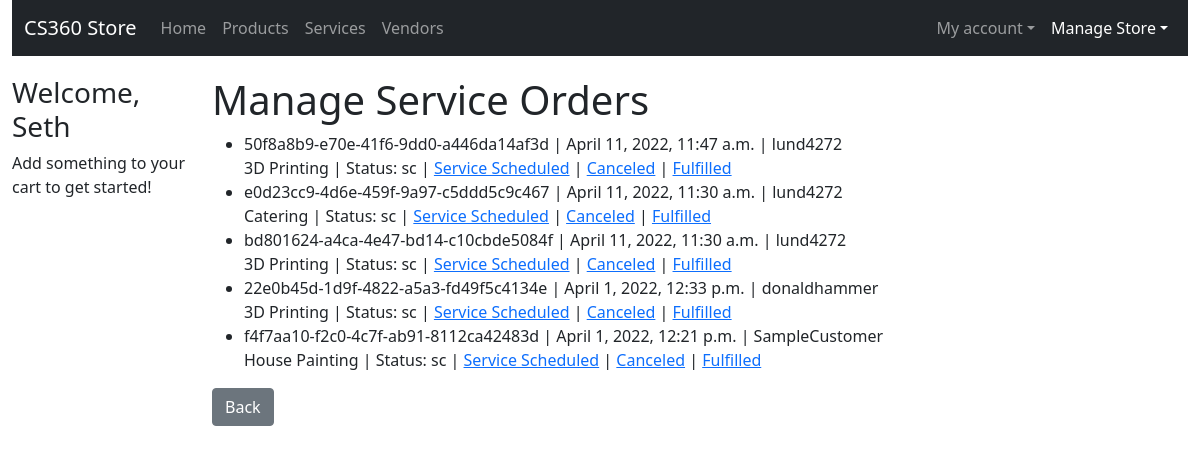
/store/manage-service-orders/ (signed in), run on an earlier commit of the app's database.
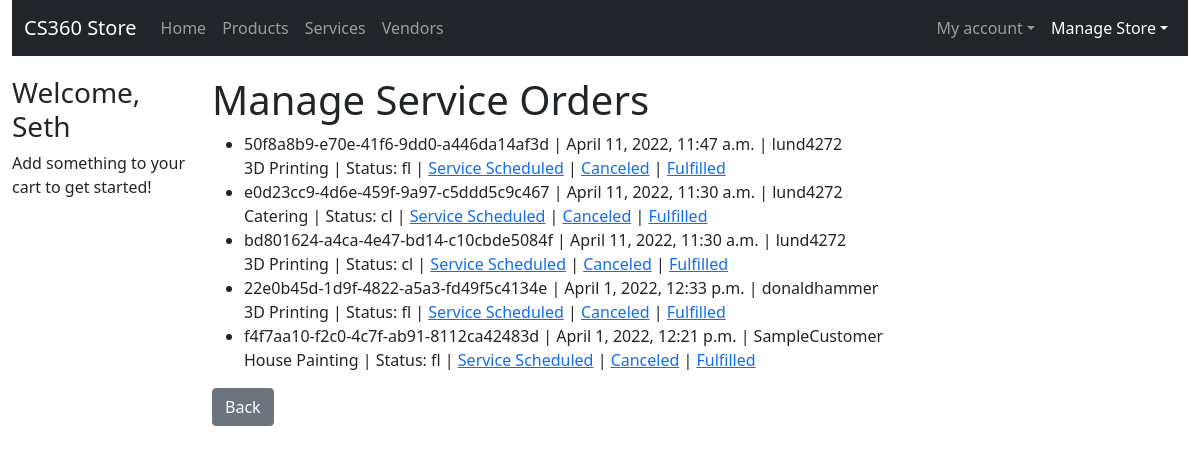
And on a later commit of the database.
### storeApp/models.py (models this page shows, shortened)
class InvoiceService(models.Model):
    id = models.UUIDField(primary_key=True, default=uuid.uuid4, help_text="Unique ID for this service listing", editable=False)
    invoice = models.ForeignKey(Invoice, on_delete=models.CASCADE)
    service = models.ForeignKey(ServiceListing, on_delete=models.RESTRICT)
    price_paid = models.DecimalField(decimal_places=2, max_digits=7, default=0)
    vendor = models.ForeignKey(Vendor, on_delete=models.RESTRICT, blank=True)
    ORDER_STATUS = (
        ('sc', 'Scheduled'),
        ('cl', 'Canceled'),
        ('fl', 'Fulfilled'),
    )
    status = models.CharField(
        max_length=2,
        choices=ORDER_STATUS,
        blank=True,
        default='sc',
        help_text='Order Status',
    )

class Invoice(models.Model):
    id = models.UUIDField(primary_key=True, default=uuid.uuid4, help_text="Unique ID for this particular order", editable=False)
    purchaser = models.ForeignKey(User, on_delete=models.SET_NULL, null=True)
    date_placed = models.DateTimeField(default=datetime.now, blank=True)
    total_payment = models.DecimalField(decimal_places=2, max_digits=7, default=0)
    def __str__(self):
        return str(self.id)

class ServiceListing(models.Model):
    id = models.UUIDField(primary_key=True, default=uuid.uuid4, help_text="Unique ID for this particular service", editable=False)
    active = models.BooleanField(default=True)
    name = models.CharField(max_length=200, help_text="Enter a name for your service.")
    imageURL = models.URLField(max_length=200, help_text="Enter image URL", blank="True", null=True, default="https://picsum.photos/400/300")
    price = models.DecimalField(help_text="Max: 99,999.99. Set 0 \'Free\'", max_digits=7, decimal_places=2) # allows max price of $99,999.99
    price_per_hour = models.BooleanField(help_text="Is this service priced per hour?", default=False)
    description = models.TextField()
    service_area = models.IntegerField(help_text="Enter miles from your Business Address that you service.")
    days_available = models.CharField(max_length=200, help_text="Enter the days/times this service is available, i.e. M-Th 9-5, Fri-Sun 10-1", null=True, blank=True)
    vendor = models.ForeignKey(Vendor, on_delete=models.RESTRICT)
    tags = models.ManyToManyField(ServiceTag, blank=True)
    def __str__(self):
        return str(self.name)
    def list_tags(self):
        return ', '.join(tag.name for tag in self.tags.all()[:3])
    list_tags.short_description = 'Tags'

### storeApp/views.py (the view)
# urls.py: path('manage-service-orders/', views.ManageServiceOrdersView.as_view(), name='manage-service-orders'),
class ManageServiceOrdersView(PermissionRequiredMixin, generic.ListView):
    model = InvoiceService
    template_name = 'storeApp/vendors/manage_service_orders.html'
    permission_required = 'storeApp.can_set_active'
    def get_queryset(self):
        return InvoiceService.objects.filter(vendor=self.request.user.vendor).order_by('-invoice__date_placed', 'invoice__purchaser')

### storeApp/templates/storeApp/vendors/manage_service_orders.html (shortened to what this page needs)
{% extends "base_generic.html" %}
{% block content %}
    <h1>Manage Service Orders</h1>
    <ul>
    {% if invoiceservice_list %}
        {% for iservice in invoiceservice_list %}
            <li>{{ iservice.invoice }} | {{ iservice.invoice.date_placed }} | {{ iservice.invoice.purchaser }}<br/>{{ iservice.service }} | Status: {{ iservice.status }} | <a href="{% url 'change-service-order-status' isID=iservice.id status='sc' %}">Service Scheduled</a> | <a href="{% url 'change-service-order-status' isID=iservice.id status='cl' %}">Canceled</a> | <a href="{% url 'change-service-order-status' isID=iservice.id status='fl' %}">Fulfilled</a></li>
        {% endfor %}
    {% endif %}
</ul>
<a href="javascript:history.go(-1)" class="btn btn-secondary">Back</a>
{% endblock content %}

What changed in the data, as far as the page shows it:
changed InvoiceService "50f8a8b9-e70e-41f6-9dd0-a446da14af3d": status "sc" → "fl"
changed InvoiceService "e0d23cc9-4d6e-459f-9a97-c5ddd5c9c467": status "sc" → "cl"
changed InvoiceService "bd801624-a4ca-4e47-bd14-c10cbde5084f": status "sc" → "cl"
changed InvoiceService "22e0b45d-1d9f-4822-a5a3-fd49f5c4134e": status "sc" → "fl"
changed InvoiceService "f4f7aa10-f2c0-4c7f-ab91-8112ca42483d": status "sc" → "fl"
